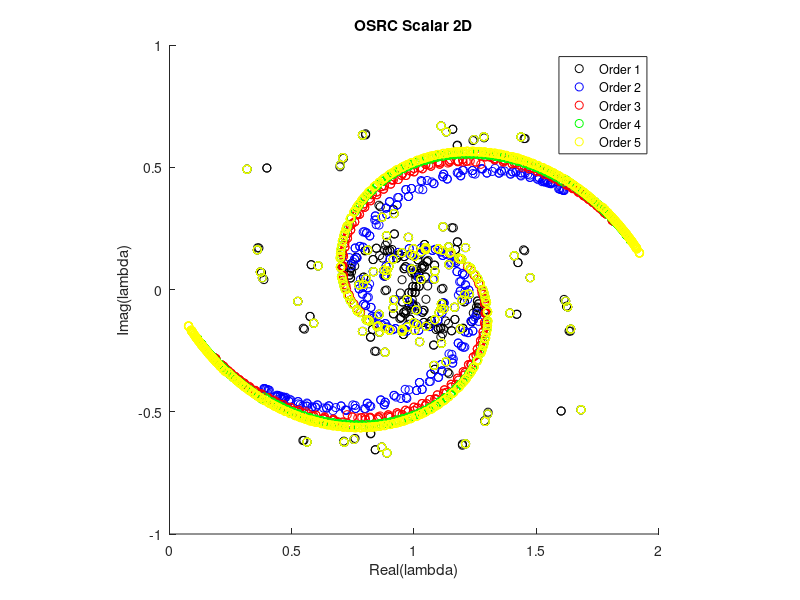

MATLAB code to generate this figure:
clear all;
close all;

l1 = dlmread('l1.csv');
l2 = dlmread('l2.csv');
l3 = dlmread('l3.csv');
l4 = dlmread('l4.csv');
l5 = dlmread('l5.csv');

figure;
hold on;
plot(real(l1), imag(l1), 'ko');
plot(real(l2), imag(l2), 'bo');
plot(real(l3), imag(l3), 'ro');
plot(real(l4), imag(l4), 'go');
plot(real(l5), imag(l5), 'yo');
hold off;

title('OSRC Scalar 2D');
xlabel('Real(lambda)');
ylabel('Imag(lambda)');
legend({'Order 1', 'Order 2', 'Order 3', 'Order 4', 'Order 5'});

axis square;
print('scal2d.png');
